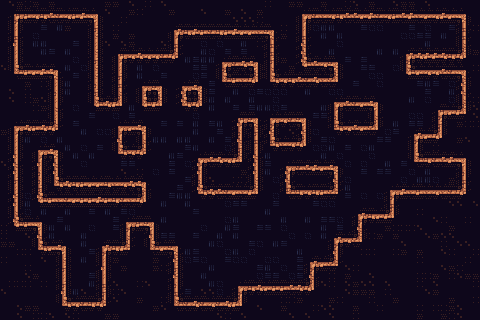

This game map was drawn from its Tiled (.tmx) file and the tilesets committed beside it. A one-line description and the trimmed map source follow:
An orthogonal 60x40 tile map with 8x8 px tiles, 1 tile layer (map) and 34 objects.

<map version="1.9" tiledversion="1.9.2" orientation="orthogonal" renderorder="right-down" width="60" height="40" tilewidth="8" tileheight="8" infinite="0" nextlayerid="4" nextobjectid="145">
 <properties>
  <property name="startx" type="int" value="4" />
  <property name="starty" type="int" value="36" />
 </properties>
 <tileset firstgid="1" source="../adve/tiles.tsx" />
 <layer id="1" name="map" width="60" height="40">
  <data>[2400 cells, 2400 non-empty, 38 distinct tile ids]</data>
 </layer>
 <objectgroup id="2" name="colliders">
  <object id="110" x="0.412123" y="9.47884" width="16.8971" height="218.425" />
  <object id="111" x="12.3637" y="-3.70911" width="466.936" height="19.7819" />
  <object id="112" x="462.814" y="13.6001" width="16.4849" height="184.631" />
  <object id="113" x="95.2005" y="11.9516" width="25.5516" height="93.1399" />
  <object id="114" x="113.746" y="14.0122" width="63.8791" height="42.0366" />
  <object id="115" x="270.086" y="63.964" width="67.5276" height="17.7577" />
  <object id="116" x="270.413" y="13.1879" width="34.8244" height="49.9881" />
  <object id="117" x="173.916" y="14.8364" width="98.0853" height="18.1698" />
  <object id="118" x="17.0909" y="71.6364" width="40.3636" height="58.3636" />
  <object id="119" x="118" y="129.091" width="27.4545" height="25.2727" />
  <object id="120" x="142.182" y="88.7273" width="19.8182" height="17.4545" />
  <object id="121" x="38" y="153.636" width="18.7273" height="48.3636" />
  <object id="122" x="54" y="184.909" width="91.2727" height="16.9091" />
  <object id="123" x="-0.727273" y="225.091" width="41.6364" height="25.0909" />
  <object id="124" x="23.6364" y="248.545" width="41.6364" height="57.6364" />
  <object id="125" x="62.7273" y="303.455" width="178.545" height="14.1818" />
  <object id="126" x="102.182" y="248.727" width="75.0909" height="55.0909" />
  <object id="127" x="126" y="224.909" width="27.8182" height="26.9091" />
  <object id="128" x="182" y="88.5455" width="19.4545" height="17.2727" />
  <object id="129" x="221.818" y="64.7273" width="35.2727" height="16.5455" />
  <object id="130" x="270.364" y="120.364" width="34.9091" height="24.9091" />
  <object id="132" x="238" y="120" width="19.0909" height="73.8182" />
  <object id="133" x="198.182" y="160.364" width="39.4545" height="33.2727" />
  <object id="135" x="286.364" y="168" width="51.0909" height="25.8182" />
  <object id="136" x="334.182" y="104.545" width="43.6364" height="25.4545" />
  <object id="137" x="238.182" y="288.545" width="75.4545" height="21.4545" />
  <object id="138" x="310" y="264.727" width="27.6364" height="27.4545" />
  <object id="139" x="334" y="240.364" width="28.9091" height="28.3636" />
  <object id="140" x="358.182" y="216.727" width="37.4545" height="27.8182" />
  <object id="141" x="390.182" y="192.545" width="76.7273" height="32.1818" />
  <object id="142" x="414.182" y="136.364" width="52.7273" height="25.2727" />
  <object id="143" x="438.182" y="112.727" width="32.1818" height="24.5455" />
  <object id="144" x="406.364" y="56.3636" width="61.0909" height="17.4545" />
 </objectgroup>
 <objectgroup id="3" name="portals">
  <object id="109" x="433.142" y="30.085" width="18.5455" height="18.1334" />
 </objectgroup>
</map>
